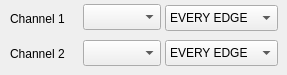
                                <widget class="QWidget" name="C2">
                                    <attribute name="label">
                                        <string>Two Channel Mode</string>
                                    </attribute>
                                    <widget class="QComboBox" name="C2_ID1">
                                        <property name="geometry">
                                            <rect>
                                                <x>83</x>
                                                <y>4</y>
                                                <width>78</width>
                                                <height>26</height>
                                            </rect>
                                        </property>
                                    </widget>
                                    <widget class="QLabel" name="label_33">
                                        <property name="geometry">
                                            <rect>
                                                <x>10</x>
                                                <y>10</y>
                                                <width>81</width>
                                                <height>18</height>
                                            </rect>
                                        </property>
                                        <property name="text">
                                            <string>Channel 1</string>
                                        </property>
                                    </widget>
                                    <widget class="QComboBox" name="C2_M1">
                                        <property name="geometry">
                                            <rect>
                                                <x>165</x>
                                                <y>5</y>
                                                <width>113</width>
                                                <height>26</height>
                                            </rect>
                                        </property>
                                        <property name="currentIndex">
                                            <number>1</number>
                                        </property>
                                        <item>
                                            <property name="text">
                                                <string>DISABLED</string>
                                            </property>
                                        </item>
                                        <item>
                                            <property name="text">
                                                <string>EVERY EDGE</string>
                                            </property>
                                        </item>
                                        <item>
                                            <property name="text">
                                                <string>FALLING EDGES ONLY</string>
                                            </property>
                                        </item>
                                        <item>
                                            <property name="text">
                                                <string>RISING EDGES ONLY</string>
                                            </property>
                                        </item>
                                        <item>
                                            <property name="text">
                                                <string>EVERY FOUR RISING EDGES</string>
                                            </property>
                                        </item>
                                    </widget>
                                    <widget class="QLabel" name="label_34">
                                        <property name="geometry">
                                            <rect>
                                                <x>10</x>
                                                <y>45</y>
                                                <width>81</width>
                                                <height>18</height>
                                            </rect>
                                        </property>
                                        <property name="text">
                                            <string>Channel 2</string>
                                        </property>
                                    </widget>
                                    <widget class="QComboBox" name="C2_ID2">
                                        <property name="geometry">
                                            <rect>
                                                <x>83</x>
                                                <y>40</y>
                                                <width>78</width>
                                                <height>26</height>
                                            </rect>
                                        </property>
                                    </widget>
                                    <widget class="QComboBox" name="C2_M2">
                                        <property name="geometry">
                                            <rect>
                                                <x>165</x>
                                                <y>40</y>
                                                <width>113</width>
                                                <height>26</height>
                                            </rect>
                                        </property>
                                        <property name="currentIndex">
                                            <number>1</number>
                                        </property>
                                        <item>
                                            <property name="text">
                                                <string>DISABLED</string>
                                            </property>
                                        </item>
                                        <item>
                                            <property name="text">
                                                <string>EVERY EDGE</string>
                                            </property>
                                        </item>
                                        <item>
                                            <property name="text">
                                                <string>FALLING EDGES ONLY</string>
                                            </property>
                                        </item>
                                        <item>
                                            <property name="text">
                                                <string>RISING EDGES ONLY</string>
                                            </property>
                                        </item>
                                        <item>
                                            <property name="text">
                                                <string>EVERY FOUR RISING EDGES</string>
                                            </property>
                                        </item>
                                    </widget>
                                </widget>
